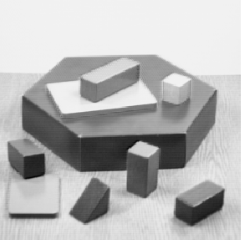
#> input picture PMMP_Lab5/image.jpg, 241 x 240 px
$ python main.py
#> lines starting #> are read from the running program, lines starting #| are printed output that depends on the picture; after the words box and inside, x2 and y2 are one past the last pixel; in counts of white or black regions, pixels touching at a corner belong together
import cv2
import numpy as np


class MyOpenCv:
    def __init__(self, file_path="image.jpg"):
#> called with file_path = 'image.jpg'
        self.file_path = file_path
        self.image = cv2.imread(self.file_path)
#> self.image is the input picture: shape (240, 241, 3); min 8, max 242, mean 182.2
        self.image_copy = self.image.copy()

    def get_image(self, file_path=None):
#> called with file_path = 'corners.jpg'
        if file_path is None:
            file_path = self.file_path
        image = cv2.imread(file_path)
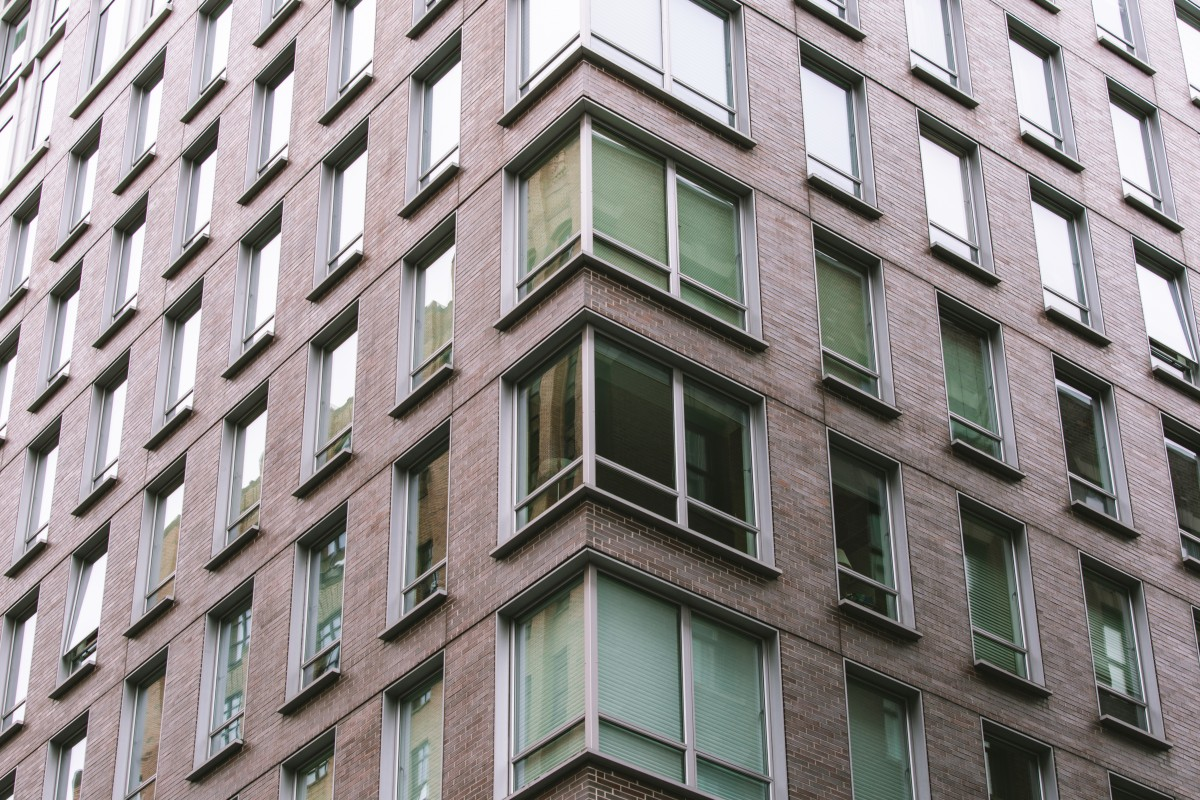
#> input picture PMMP_Lab5/corners.jpg, 1200 x 800 px
#> image is the input picture: shape (800, 1200, 3); mean B, G, R 138.8, 139.1, 145
        return image

    def show_image(self, image=None, width=600, height=600, window_name="Loaded image"):
        if image is None:
            image = self.image
        if image is None:
            print("[ERROR] No image loaded. Use load_image() to load an image.")
            return
        image_resized = cv2.resize(image, (width, height), interpolation=cv2.INTER_AREA)
        cv2.imshow(window_name, image_resized)
        cv2.waitKey(0)
        cv2.destroyAllWindows()

    def get_harris_corners(self, block_size=2, k_size=3, k=0.04, param=0.01, file_path="image.jpg"):
        image = self.get_image(file_path)
        image_gray = cv2.cvtColor(image, cv2.COLOR_BGR2GRAY).astype(np.float32)
        image_normalized = cv2.normalize(image_gray, None, 0.0, 1.0, cv2.NORM_MINMAX)
        corners = cv2.cornerHarris(image_normalized, blockSize=block_size, ksize=k_size, k=k)
        corners = cv2.dilate(corners, None)
        image[corners > param * corners.max()] = [0, 0, 255]
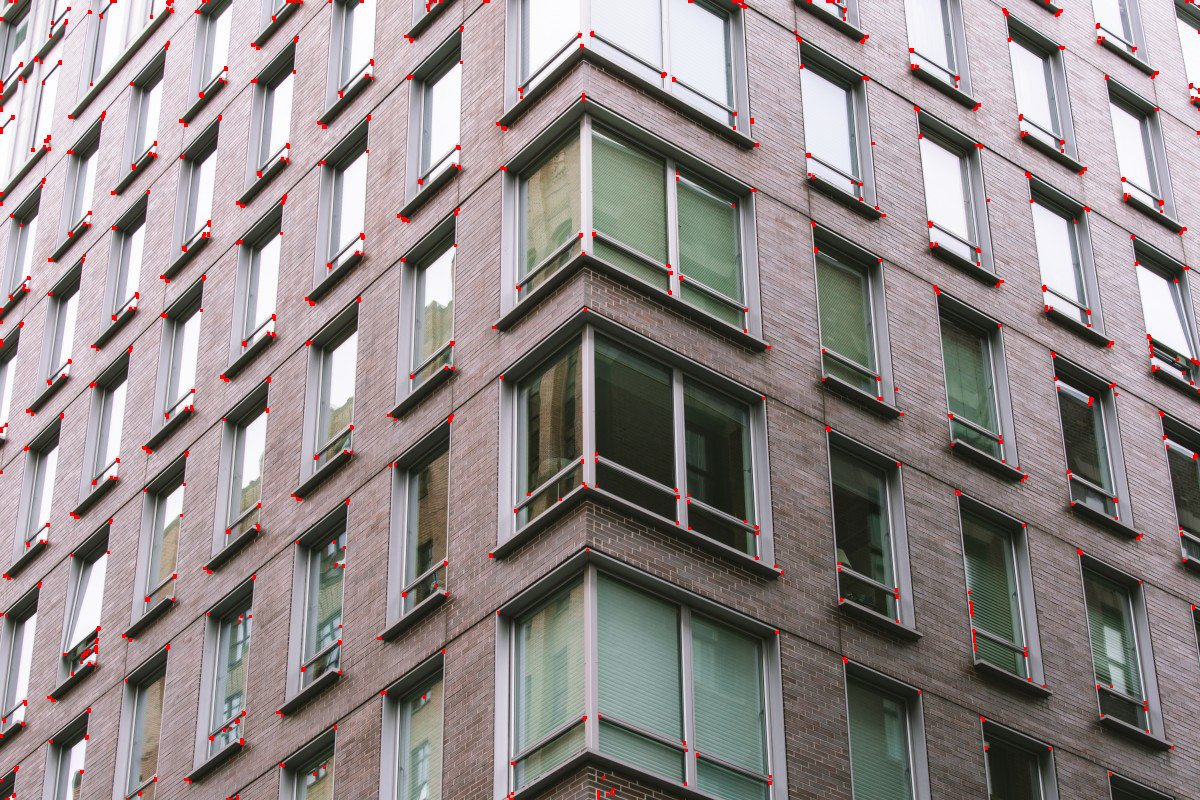
#> image: shape (800, 1200, 3); 0.93% of pixels changed, all inside (x1, y1, x2, y2) = (0, 0, 1200, 800)
        return image

    def get_shi_tomasi_corners(self, max_corners=100, quality_level=0.01, min_distance=10, thickness=3, file_path="image.jpg"):
#> called with max_corners = 300, quality_level = 0.01, min_distance = 10, thickness = 4, file_path = 'corners.jpg'
        image = self.get_image(file_path)
        image_gray = cv2.cvtColor(image, cv2.COLOR_BGR2GRAY)
        corners = cv2.goodFeaturesToTrack(image_gray, maxCorners=max_corners, qualityLevel=quality_level,
                                          minDistance=min_distance)
#> corners = 300 rows, first 8: [1155, 72], [50, 259], [978, 104], [162, 276], [70, 116], [237, 202], [253, 44], [113, 192]
        corners = np.int0(corners)
        for corner in corners:
            x, y = corner.ravel()
            cv2.circle(image, (x, y), thickness, [0, 255, 0], -1)
#> this loop made 300 passes
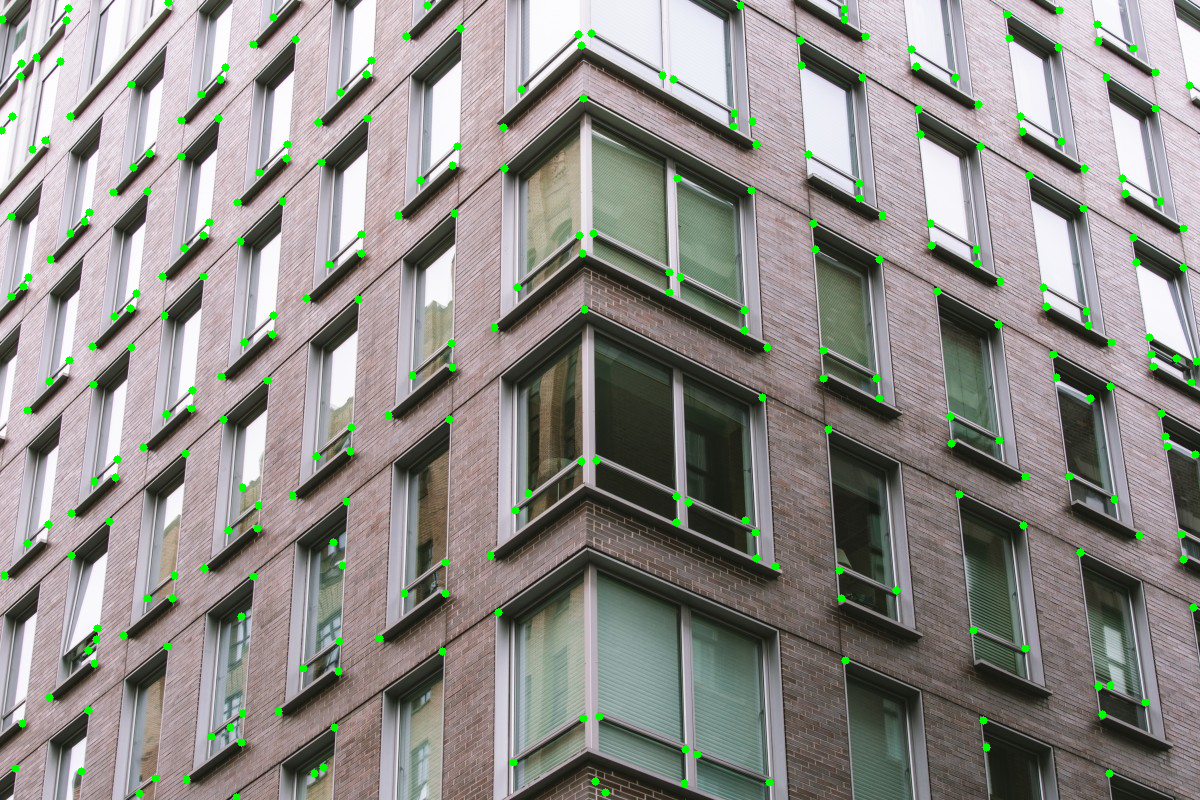
#> image: shape (800, 1200, 3); 1.53% of pixels changed, all inside (x1, y1, x2, y2) = (0, 0, 1200, 800)
        return image

    def get_perspective_image(self, threshold1=75, threshold2=200, approx_epsilon=0.02, file_path="image.jpg"):
#> called with threshold1 = 75, threshold2 = 200, approx_epsilon = 0.02, file_path = 'perspective.jpg'
        image = self.get_image(file_path)
#> call 3 of get_image, with file_path = 'perspective.jpg'
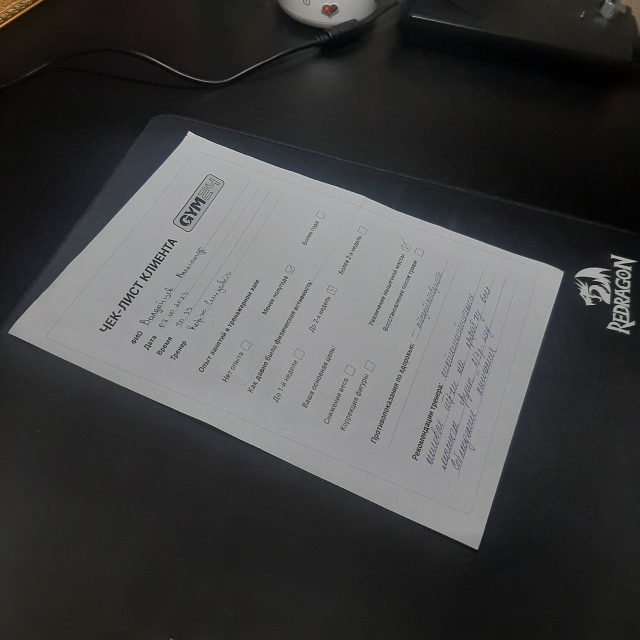
#> input picture PMMP_Lab5/perspective.jpg, 1280 x 1280 px (shown at 1/2 size)
#> in get_image, image is the input picture: shape (1280, 1280, 3); mean B, G, R 69.1, 68.9, 68.8
        image_with_list_contour = image.copy()
        image_gray = cv2.cvtColor(image, cv2.COLOR_BGR2GRAY)
#> image_gray: shape (1280, 1280)
        edges = cv2.Canny(image_gray, threshold1, threshold2)
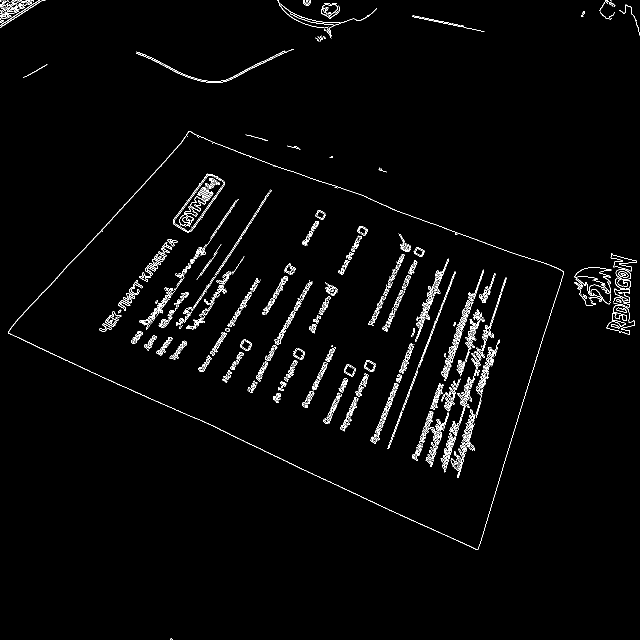
#> edges: shape (1280, 1280) (shown at 1/2 size); 2% white in thin lines or dots
        contours = cv2.findContours(edges.copy(), cv2.RETR_LIST, cv2.CHAIN_APPROX_SIMPLE)[0]
#> contours = 1662 contours, 1387 with area under 20; largest, box (x1, y1, x2, y2) and area: (16, 262, 1128, 1099) 498986, (16, 262, 1128, 1099) 498300, (346, 347, 450, 465) 5161, (348, 350, 450, 464) 4690, (642, 6, 679, 37) 604
        contours = sorted(contours, key=cv2.contourArea, reverse=True)[:5]
#> contours = 5 contours; box (x1, y1, x2, y2) and area: (16, 262, 1128, 1099) 498986, (16, 262, 1128, 1099) 498300, (346, 347, 450, 465) 5161, (348, 350, 450, 464) 4690, (642, 6, 679, 37) 604
        screen_contour = None
        for contour in contours:
            peri = cv2.arcLength(contour, True)
            approx = cv2.approxPolyDP(contour, approx_epsilon * peri, True)
            if len(approx) == 4:
                screen_contour = approx
                break
#> this loop made 1 pass
#> (peri, screen_contour) on pass 1: (3174.9, [[16, 663], [956, 1098], [1127, 543], [377, 262]])
        if screen_contour is not None:
            cv2.drawContours(image_with_list_contour, [screen_contour], -1, (0, 255, 0), 2)
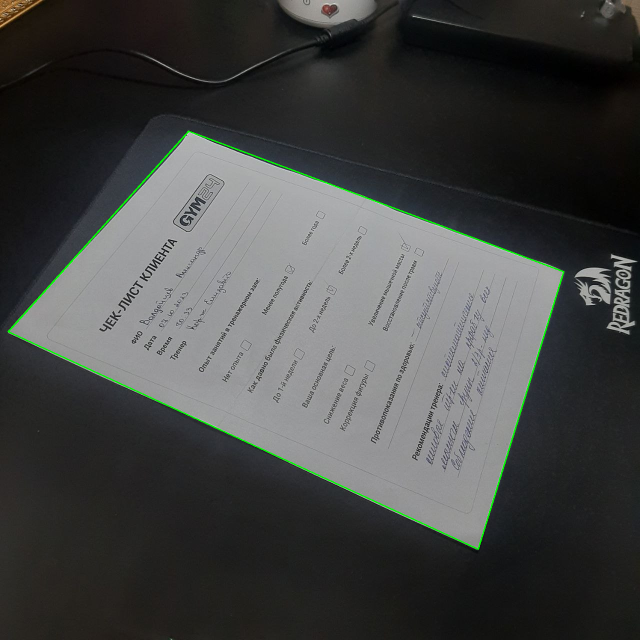
#> image_with_list_contour: shape (1280, 1280, 3) (shown at 1/2 size); 0.5% of pixels changed, all inside (x1, y1, x2, y2) = (15, 261, 1129, 1100)
            rect = np.array(screen_contour, dtype="float32")
#> rect = [[16, 663], [956, 1098], [1127, 543], [377, 262]]
            dst = np.array([[0, 0], [500, 0], [500, 500], [0, 500]], dtype="float32")
            M = cv2.getPerspectiveTransform(rect, dst)
#> M = [[0.643, 0.579, -394.3], [0.471, -1.02, 667.1], [-9.52e-05, 0.000733, 1]]
            image_warped = cv2.warpPerspective(image, M, (500, 500))
            image_warped = cv2.cvtColor(image_warped, cv2.COLOR_BGR2GRAY)
#> image_warped: shape (500, 500)
            _, image_warped = cv2.threshold(image_warped, 0, 255, cv2.THRESH_BINARY + cv2.THRESH_OTSU)
#> image_warped: shape (500, 500); 95.2% white; black in thin lines or dots
            image_warped = cv2.flip(image_warped, 1)
#> image_warped: shape (500, 500); 95.2% white; black in thin lines or dots
            image_warped = cv2.rotate(image_warped, cv2.ROTATE_90_COUNTERCLOCKWISE)
#> image_warped: shape (500, 500); 95.2% white; black in thin lines or dots
            return image_warped


if __name__ == "__main__":
    perspective_file_path = "perspective.jpg"
    cv = MyOpenCv()

    harris_corners = cv.get_harris_corners(block_size=2, k_size=3, k=0.04, param=0.07, file_path="corners.jpg")
    shi_tomasi_corners = cv.get_shi_tomasi_corners(max_corners=300, quality_level=0.01, min_distance=10,
                                                      thickness=4, file_path="corners.jpg")
    perspective = cv.get_perspective_image(threshold1=75, threshold2=200, approx_epsilon=0.02, file_path=perspective_file_path)

    cv.show_image(harris_corners, window_name="Harris Corners")
    cv.show_image(shi_tomasi_corners, window_name="Shi-Tomasi Corners")
    cv.show_image(perspective, window_name="Perspective image")
#> call 3 of show_image, with width = 600, height = 600, window_name = 'Perspective image'
#> in show_image (call 3), `image_resized = cv2.resize(image, (width, height), interpolation=cv2.I..`:
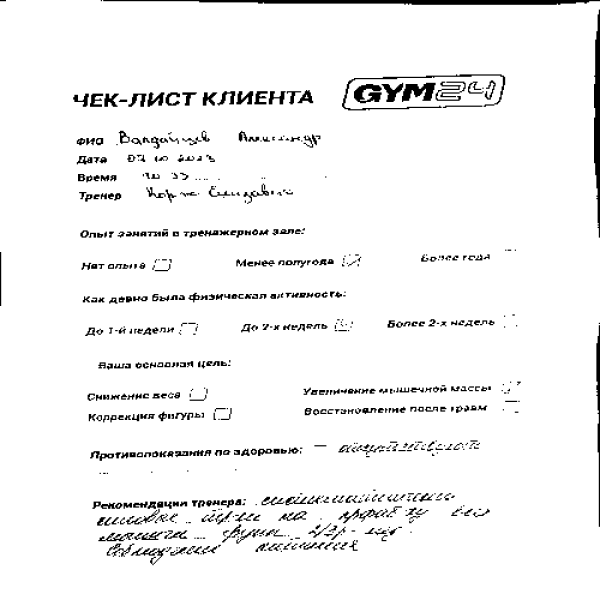
#> image_resized: shape (600, 600); min 0, max 255, mean 242.7
